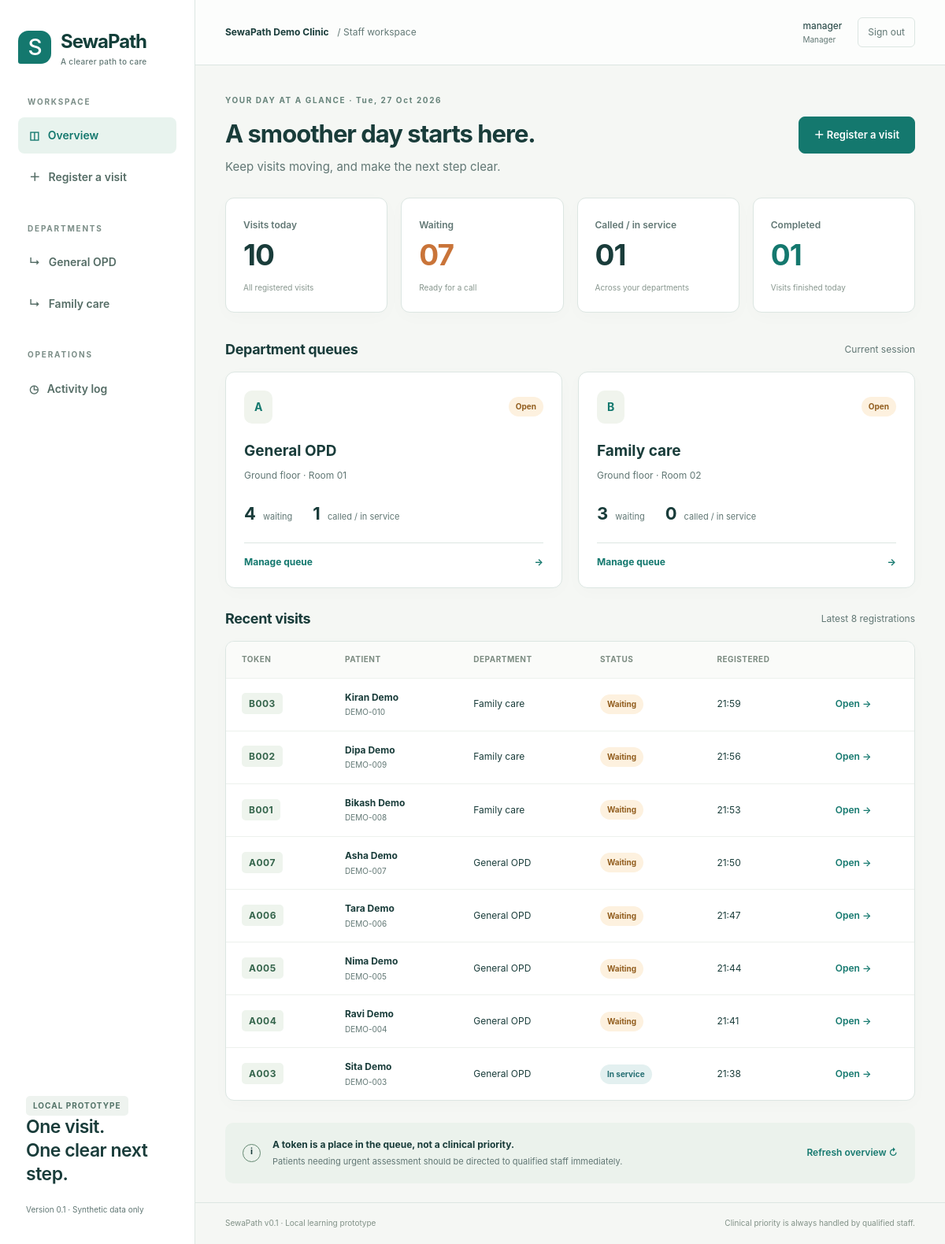
The app's page / (signed in) with its own data.
### flow/models.py (models this page shows, shortened)
class Department(models.Model):
    name = models.CharField(max_length=100)
    slug = models.SlugField(unique=True)
    prefix = models.CharField(max_length=5, unique=True)
    location = models.CharField(max_length=120)
    is_open = models.BooleanField(default=True)

class StaffProfile(models.Model):
    ROLES = [('manager', 'Manager'), ('reception', 'Reception'), ('operator', 'OPD operator')]
    user = models.OneToOneField(settings.AUTH_USER_MODEL, on_delete=models.CASCADE, related_name='profile')
    role = models.CharField(max_length=20, choices=ROLES)
    department = models.ForeignKey(Department, null=True, blank=True, on_delete=models.PROTECT)

class Visit(models.Model):
    STATES = [('waiting', 'Waiting'), ('called', 'Called'), ('in_service', 'In service'),
              ('absent', 'Temporarily absent'), ('completed', 'Completed'), ('cancelled', 'Cancelled')]
    id = models.UUIDField(primary_key=True, default=uuid.uuid4, editable=False)
    request_key = models.UUIDField(unique=True)
    request_fingerprint = models.CharField(max_length=64, default='')
    patient = models.ForeignKey(Patient, on_delete=models.PROTECT)
    department = models.ForeignKey(Department, on_delete=models.PROTECT)
    counter = models.ForeignKey(Counter, on_delete=models.PROTECT, null=True, blank=True)
    date = models.DateField(default=timezone.localdate)
    token = models.CharField(max_length=20)
    status = models.CharField(max_length=15, choices=STATES, default='waiting')
    created_at = models.DateTimeField(default=timezone.now)
    queued_at = models.DateTimeField(default=timezone.now)
    called_at = models.DateTimeField(null=True, blank=True)
    started_at = models.DateTimeField(null=True, blank=True)
    finished_at = models.DateTimeField(null=True, blank=True)
    version = models.PositiveIntegerField(default=0)
    class Meta:
        ordering = ['queued_at', 'id']
        constraints = [
            models.UniqueConstraint(fields=['department', 'date', 'token'], name='unique_daily_token'),
            models.UniqueConstraint(fields=['patient'], condition=Q(status__in=ACTIVE), name='one_active_visit_per_patient'),
            models.UniqueConstraint(fields=['counter'], condition=Q(status__in=['called', 'in_service']), name='one_active_call_per_counter'),
            models.CheckConstraint(condition=(Q(status__in=['called', 'in_service'], counter__isnull=False) | Q(status__in=['waiting', 'absent', 'completed', 'cancelled'], counter__isnull=True)), name='counter_matches_state'),
        ]

class Patient(models.Model):
    id = models.UUIDField(primary_key=True, default=uuid.uuid4, editable=False)
    name = models.CharField(max_length=120)
    hospital_id = models.CharField(max_length=40, unique=True, null=True, blank=True)
    age = models.PositiveSmallIntegerField(null=True, blank=True)
    phone = models.CharField(max_length=25, blank=True)
    created_at = models.DateTimeField(auto_now_add=True)

### flow/views.py (the view)
# urls.py: path('', views.dashboard, name='dashboard'),
@staff_view
def dashboard(request):
    visits = scoped_visits(request.user)
    today = visits.filter(date=timezone.localdate())
    departments = Department.objects.all()
    if profile(request.user).role == 'operator':
        departments = departments.filter(pk=profile(request.user).department_id)
    cards = []
    for d in departments:
        cards.append({'department': d, 'waiting': today.filter(department=d, status='waiting').count(),
                      'active': today.filter(department=d, status__in=['called', 'in_service']).count()})
    return render(request, 'flow/dashboard.html', {
        'today': timezone.localdate(), 'total': today.count(), 'waiting': today.filter(status='waiting').count(),
        'serving': today.filter(status__in=['called', 'in_service']).count(), 'completed': today.filter(status='completed').count(),
        'visits': today.order_by('-created_at')[:8], 'cards': cards,
        'old_visits': visits.filter(date__lt=timezone.localdate(), status__in=ACTIVE),
    })

### flow/access.py (called while the page is built)
def profile(user):
    try:
        return user.profile
    except StaffProfile.DoesNotExist:
        raise PermissionDenied('Your account needs a SewaPath staff role.')

def staff_view(fn):
    @login_required
    @wraps(fn)
    def wrapped(request, *args, **kwargs):
        profile(request.user)
        return fn(request, *args, **kwargs)
    return wrapped

### flow/context.py (called while the page is built)
def navigation(request):
    if request.user.is_authenticated:
        p = getattr(request.user, 'profile', None)
        departments = Department.objects.all()
        if p and p.role == 'operator':
            departments = departments.filter(pk=p.department_id)
        return {'nav_departments': departments, 'staff_profile': p}
    return {}

### flow/views.py (called while the page is built)
def scoped_visits(user):
    visits = Visit.objects.select_related('patient', 'department', 'counter')
    p = profile(user)
    if p.role == 'operator':
        visits = visits.filter(department_id=p.department_id)
    return visits

### templates/flow/dashboard.html (shortened to what this page needs)
{% extends 'base.html' %}{% block content %}
<div class="page-heading"><div><p class="eyebrow">YOUR DAY AT A GLANCE · {{ today|date:'D, j M Y' }}</p><h1>A smoother day starts here.</h1><p class="muted">Keep visits moving, and make the next step clear.</p></div>{% if staff_profile.role != 'operator' %}<a class="button" href="{% url 'register' %}">＋ Register a visit</a>{% endif %}</div>
<section class="stats" aria-label="Today's summary"><article><span>Visits today</span><strong>{{ total|stringformat:'02d' }}</strong><small>All registered visits</small></article><article><span>Waiting</span><strong>{{ waiting|stringformat:'02d' }}</strong><small>Ready for a call</small></article><article><span>Called / in service</span><strong>{{ serving|stringformat:'02d' }}</strong><small>Across your departments</small></article><article><span>Completed</span><strong>{{ completed|stringformat:'02d' }}</strong><small>Visits finished today</small></article></section>
<div class="section-heading"><h2>Department queues</h2><span class="muted">Current session</span></div><section class="department-grid">{% for card in cards %}<article class="department-card"><div class="card-top"><span class="department-icon">{{ card.department.prefix }}</span><span class="badge {% if card.department.is_open %}waiting{% else %}absent{% endif %}">{% if card.department.is_open %}Open{% else %}Closed{% endif %}</span></div><h3>{{ card.department.name }}</h3><p class="muted">{{ card.department.location }}</p><div class="department-numbers"><span><b>{{ card.waiting }}</b> waiting</span><span><b>{{ card.active }}</b> called / in service</span></div><a class="card-link" href="{% url 'queue' card.department.slug %}">Manage queue <span>→</span></a></article>{% empty %}<div class="panel empty">No departments configured. Run the demo setup command.</div>{% endfor %}</section>
<div class="section-heading"><h2>Recent visits</h2><span class="muted">Latest 8 registrations</span></div><div class="panel table-wrap"><table><thead><tr><th>Token</th><th>Patient</th><th>Department</th><th>Status</th><th>Registered</th><th><span class="sr-only">Open</span></th></tr></thead><tbody>{% for v in visits %}<tr><td><span class="token-chip">{{ v.token }}</span></td><td><b>{{ v.patient.name }}</b><small class="block muted">{{ v.patient.hospital_id|default:'No hospital ID' }}</small></td><td>{{ v.department.name }}</td><td><span class="badge {{ v.status }}">{{ v.get_status_display }}</span></td><td>{{ v.created_at|date:'H:i' }}</td><td><a class="text-link" href="{% url 'detail' v.pk %}">Open →</a></td></tr>{% empty %}<tr><td colspan="6" class="empty">No visits yet. Register the first patient to begin.</td></tr>{% endfor %}</tbody></table></div>
<div class="help-strip"><span class="help-icon">i</span><div><b>A token is a place in the queue, not a clinical priority.</b><p>Patients needing urgent assessment should be directed to qualified staff immediately.</p></div><a href="{% url 'dashboard' %}" class="text-link">Refresh overview ↻</a></div>
{% endblock %}

### templates/base.html (shortened to what this page needs)
{% load static %}<!doctype html>
<html lang="en"><head><link rel="stylesheet" href="{% static 'app.css' %}"></head>
<body><a class="skip" href="#main">Skip to content</a>
{% block shell %}
<aside class="sidebar"><a class="brand" href="{% url 'dashboard' %}"><span class="brand-mark">S</span><span>SewaPath<small>A clearer path to care</small></span></a>
<p class="nav-label">WORKSPACE</p><nav aria-label="Main navigation"><a href="{% url 'dashboard' %}" {% if request.resolver_match.url_name == 'dashboard' %}aria-current="page"{% endif %}>◫ &nbsp; Overview</a>
{% if staff_profile.role != 'operator' %}<a href="{% url 'register' %}" {% if request.resolver_match.url_name == 'register' %}aria-current="page"{% endif %}>＋ &nbsp; Register a visit</a>{% endif %}
<p class="nav-label">DEPARTMENTS</p>{% for d in nav_departments %}<a href="{% url 'queue' d.slug %}" {% if department == d %}aria-current="page"{% endif %}>↳ &nbsp; {{ d.name }}</a>{% endfor %}
{% if staff_profile.role == 'manager' %}<p class="nav-label">OPERATIONS</p><a href="{% url 'activity' %}">◷ &nbsp; Activity log</a>{% endif %}</nav>
<div class="sidebar-foot"><span class="pill">LOCAL PROTOTYPE</span><p>One visit.<br>One clear next step.</p><small>Version 0.1 · Synthetic data only</small></div></aside>
<div class="workspace"><header class="topbar"><span class="site-name">SewaPath Demo Clinic <span class="muted">/ Staff workspace</span></span><div class="account"><span>{{ request.user.get_full_name|default:request.user.username }} <small>{{ staff_profile.get_role_display }}</small></span><form action="{% url 'logout' %}" method="post">{% csrf_token %}<button class="quiet" type="submit">Sign out</button></form></div></header>
<main id="main" class="main">{% block content %}{% endblock %}</main><footer class="footer">SewaPath v0.1 · Local learning prototype <span>Clinical priority is always handled by qualified staff.</span></footer></div>
{% endblock %}</body></html>

### records on screen
Department: name "General OPD", department.prefix "A", is_open "Open", department.name "General OPD", department.location "Ground floor · Room 01", waiting "4", active "1"
Department: name "Family care", department.prefix "B", is_open "Open", department.name "Family care", department.location "Ground floor · Room 02", waiting "3", active "0"
StaffProfile: role "Manager"
Visit: token "B003", patient.name "Kiran Demo", patient.hospital_id "DEMO-010", department.name "Family care", status "Waiting", created_at "21:59"
Visit: token "B002", patient.name "Dipa Demo", patient.hospital_id "DEMO-009", department.name "Family care", status "Waiting", created_at "21:56"
Visit: token "B001", patient.name "Bikash Demo", patient.hospital_id "DEMO-008", department.name "Family care", status "Waiting", created_at "21:53"
Visit: token "A007", patient.name "Asha Demo", patient.hospital_id "DEMO-007", department.name "General OPD", status "Waiting", created_at "21:50"
Visit: token "A006", patient.name "Tara Demo", patient.hospital_id "DEMO-006", department.name "General OPD", status "Waiting", created_at "21:47"
Visit: token "A005", patient.name "Nima Demo", patient.hospital_id "DEMO-005", department.name "General OPD", status "Waiting", created_at "21:44"
Visit: token "A004", patient.name "Ravi Demo", patient.hospital_id "DEMO-004", department.name "General OPD", status "Waiting", created_at "21:41"
Visit: token "A003", patient.name "Sita Demo", patient.hospital_id "DEMO-003", department.name "General OPD", status "In service", created_at "21:38"

### other values on screen
{{ request.user.get_full_name|default:request.user.username }} "manager"
{{ today|date:'D, j M Y' }} "Tue, 27 Oct 2026"
{{ total|stringformat:'02d' }} "10"
{{ waiting|stringformat:'02d' }} "07"
{{ serving|stringformat:'02d' }} "01"
{{ completed|stringformat:'02d' }} "01"
